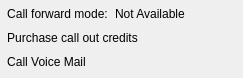
<ui version="4.0" >
 <author></author>
 <comment></comment>
 <exportmacro></exportmacro>
 <class>CreditWidget</class>
 <widget class="QWidget" name="CreditWidget" >
  <property name="geometry" >
   <rect>
    <x>0</x>
    <y>0</y>
    <width>243</width>
    <height>78</height>
   </rect>
  </property>
  <layout class="QGridLayout" >
   <property name="margin" >
    <number>0</number>
   </property>
   <property name="spacing" >
    <number>0</number>
   </property>
   <item row="0" column="1" >
    <widget class="QLabel" name="callForwardLabel" >
     <property name="toolTip" >
      <string>Call Forward Method</string>
     </property>
     <property name="text" >
      <string>Not Available</string>
     </property>
    </widget>
   </item>
   <item row="0" column="0" >
    <widget class="QToolButton" name="callForwardButton" >
     <property name="toolTip" >
      <string>Click here to change your call forward settings</string>
     </property>
     <property name="text" >
      <string>Call forward mode:</string>
     </property>
     <property name="icon" >
      <iconset resource="../wengophone.qrc" >:/pics/profilebar/credit/call_forward.png</iconset>
     </property>
     <property name="toolButtonStyle" >
      <enum>Qt::ToolButtonTextBesideIcon</enum>
     </property>
     <property name="autoRaise" >
      <bool>true</bool>
     </property>
    </widget>
   </item>
   <item row="1" column="0" colspan="2" >
    <widget class="QToolButton" name="buyCreditsButton" >
     <property name="cursor" >
      <cursor>13</cursor>
     </property>
     <property name="toolTip" >
      <string>Click here to buy Wengo's credits</string>
     </property>
     <property name="text" >
      <string>Purchase call out credits</string>
     </property>
     <property name="icon" >
      <iconset resource="../wengophone.qrc" >:/pics/profilebar/credit/wengos.png</iconset>
     </property>
     <property name="toolButtonStyle" >
      <enum>Qt::ToolButtonTextBesideIcon</enum>
     </property>
     <property name="autoRaise" >
      <bool>true</bool>
     </property>
    </widget>
   </item>
   <item row="2" column="0" >
    <widget class="QToolButton" name="voiceMailButton" >
     <property name="text" >
      <string>Call Voice Mail</string>
     </property>
     <property name="icon" >
      <iconset resource="../wengophone.qrc" >:/pics/profilebar/event/voicemessage_new.png</iconset>
     </property>
     <property name="toolButtonStyle" >
      <enum>Qt::ToolButtonTextBesideIcon</enum>
     </property>
     <property name="autoRaise" >
      <bool>true</bool>
     </property>
    </widget>
   </item>
  </layout>
 </widget>
 <pixmapfunction></pixmapfunction>
 <tabstops>
  <tabstop>callForwardButton</tabstop>
  <tabstop>buyCreditsButton</tabstop>
 </tabstops>
 <resources>
  <include location="../wengophone.qrc" />
 </resources>
 <connections/>
</ui>
